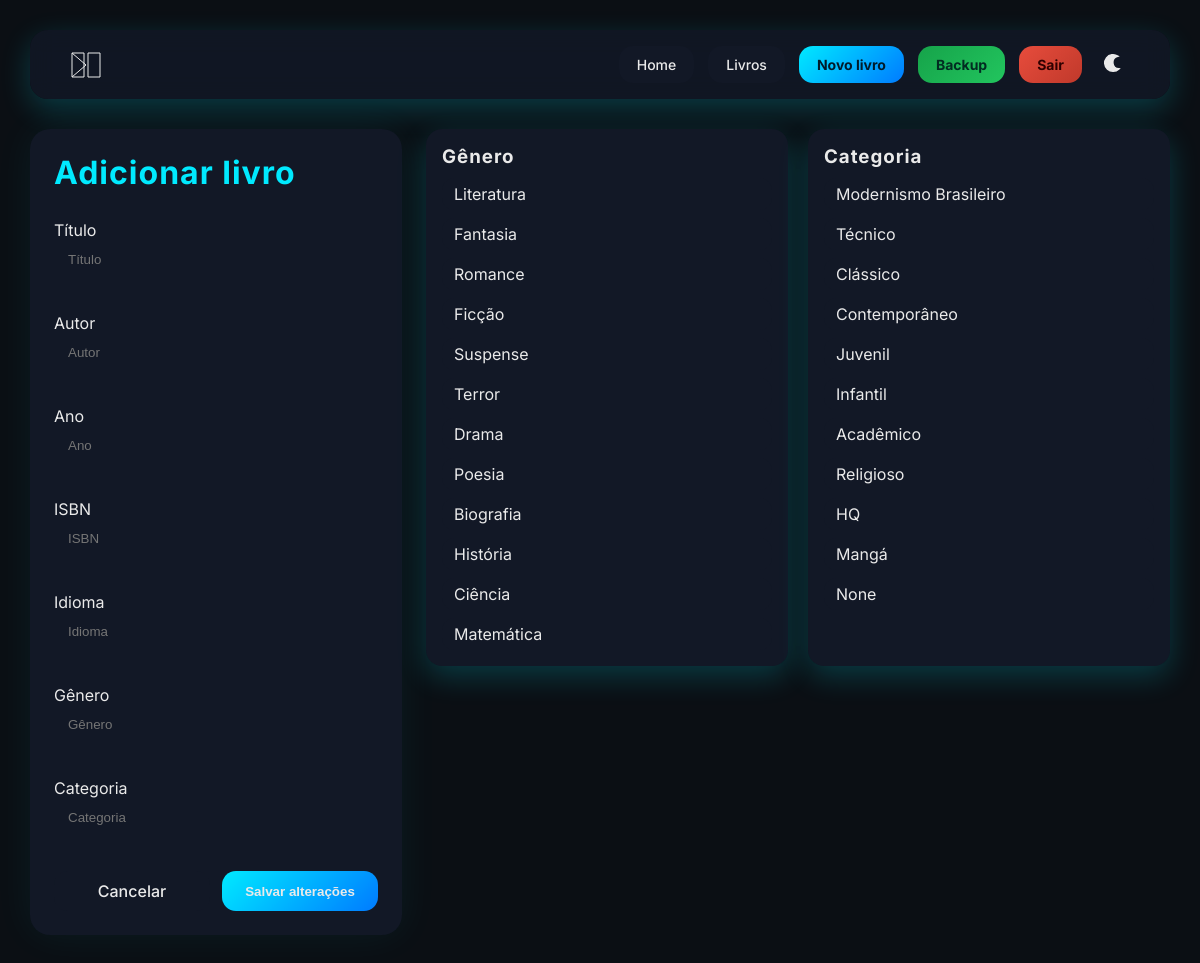
The page /livro/novo (signed in) on the database its author committed.
### tables this page shows
CREATE TABLE categories (
        id INTEGER PRIMARY KEY AUTOINCREMENT,
        nome TEXT UNIQUE
    );

CREATE TABLE genres (
        id INTEGER PRIMARY KEY AUTOINCREMENT,
        nome TEXT UNIQUE
    );

### app.py (the view, shortened to what this page needs)
@app.route("/livro/novo", methods=["GET", "POST"])
@login_required()
def livro_novo():
    conn = get_connection()
    cur = conn.cursor()
    cur.execute("SELECT nome FROM categories")
    categorias = cur.fetchall()
    cur.execute("SELECT nome FROM genres")
    generos = cur.fetchall()
    conn.close()
    return render_template(
        "livro_novo.html",
        categorias=categorias,
        generos=generos
    )

### app.py (called while the page is built)
def login_required():
    def decorator(f):
        @wraps(f)
        def wrapper(*args, **kwargs):
            if "user_id" not in session:
                return redirect("/login")
            return f(*args, **kwargs)
        return wrapper
    return decorator

@app.before_request
def init_db():
    global db_ok
    if not db_ok:
        conn = get_connection()
        create_tables(conn)
        conn.close()
        db_ok = True

### database.py (called while the page is built)
def get_connection():
    conn = sqlite3.connect(DB_NAME)
    conn.row_factory = sqlite3.Row
    return conn

### templates/livro_novo.html
{% extends "base.html" %}
{% block content %}
<div class="page-center">
    <div class="novo-livro-layout">
        <form method="post" class="livro-form">
            <h1>Adicionar livro</h1>
            <label>
                Título
                <input placeholder="Título" name="titulo" required>
            </label>
            <label>
                Autor
                <input placeholder="Autor" name="autor" required>
            </label>
            <label>
                Ano
                <input placeholder="Ano" name="ano" type="number">
            </label>
            <label>
                ISBN
                <input placeholder="ISBN" name="isbn">
            </label>
            <label>
                Idioma
                <input placeholder="Idioma" name="idioma">
            </label>
            <label>
                Gênero
                <input placeholder="Gênero" name="categoria" id="input-categoria" placeholder="Digite ou clique">
            </label>
            <label>
                Categoria
                <input placeholder="Categoria" name="genero" id="input-genero" placeholder="Digite ou clique">
            </label>
            <div class="form-acoes">
                <a href="/livros" class="btn btn-editar">Cancelar</a>
                <button class="btn btn-primary">Salvar alterações</button>
            </div>
        </form>
        <div class="listas">
            <div class="lista-box">
                <h3>Gênero</h3>
                <ul>
                    {% for c in categorias %}
                        <li onclick="document.getElementById('input-categoria').value='{{ c.nome }}'">
                            {{ c.nome }}
                        </li>
                    {% endfor %}
                </ul>
            </div>
            <div class="lista-box">
                <h3>Categoria</h3>
                <ul>
                    {% for g in generos %}
                        <li onclick="document.getElementById('input-genero').value='{{ g.nome }}'">
                            {{ g.nome }}
                        </li>
                    {% endfor %}
                </ul>
            </div>
        </div>
    </div>
</div>
{% endblock %}

### static/style.css (style rules this page uses)
* { margin: 0; padding: 0; box-sizing: border-box; }
body { min-height: 100vh; padding: 30px; background: var(--bg); color: var(--text); font-family: 'Inter', Arial, sans-serif; }
.btn, .top-btn { padding: 10px 18px; border-radius: 14px; background: #1a1a1a; color: var(--text); text-decoration: none; font-weight: 500; position: relative; overflow: hidden; cursor: pointer; transition: all 0.25s ease; border: none; }
.btn::after, .top-btn::after { content: ""; position: absolute; inset: 0; background: linear-gradient( 120deg, transparent, rgba(0, 255, 255, 0.35), transparent ); transform: translateX(-120%); transition: transform 0.4s; }
.btn-primary, .top-btn.destaque { background: linear-gradient(135deg, #00eaff, #007bff); color: var(--text); font-weight: 700; }
h1, h2, h3 { color: var(--accent); margin-bottom: 14px; letter-spacing: 1px; }
form { background: color-mix(in srgb, var(--bg-card) 85%, transparent); backdrop-filter: blur(12px); padding: 24px; border-radius: 20px; box-shadow: 0 10px 30px color-mix(in srgb, var(--accent) 20%, transparent); margin-bottom: 24px; }
label { font-size: 16px; color: var(--text); display: block; margin-bottom: 6px; }
input, select { width: 100%; padding: 12px 14px; border-radius: 12px; border: none; background: var(--bg-soft, var(--accent-sof)); color: var(--text); outline: none; margin-bottom: 14px; transition: box-shadow 0.25s, background 0.25s; }
.btn-editar { background: var(--bg-card); display: block; text-align: center; }
.novo-livro-layout { display: grid; grid-template-columns: 1fr 2fr; gap: 24px; align-items: flex-start; }
.livro-form { background: var(--bg-card); backdrop-filter: blur(12px); padding: 24px; border-radius: 20px; box-shadow: 0 0 40px rgba(0, 255, 255, 0.06); display: flex; flex-direction: column; gap: 14px; }
.listas { display: flex; flex-direction: row; gap: 20px; }
.lista-box { flex: 1; min-width: 150px; background: var(--bg-card); backdrop-filter: blur(12px); padding: 16px; border-radius: 16px; box-shadow:0 10px 30px color-mix(in srgb, var(--accent) 20%, transparent); }
.lista-box h3 { color: var(--text); margin-bottom: 10px; }
.lista-box ul { list-style: none; display: flex; flex-direction: column; gap: 8px; }
.lista-box li { padding: 6px 12px; border-radius: 12px; background: var(--bg-card); cursor: pointer; transition: all 0.25s ease; }
.form-acoes { display: flex; gap: 12px; }
.form-acoes .btn { flex: 1; text-align: center; }
.btn-primary { animation: pulseGlow 2.5s infinite; }
.btn::before { content: ""; position: absolute; width: 120%; height: 120%; top: 50%; left: 50%; background: radial-gradient(circle, rgba(255,255,255,0.25) 10%, transparent 60%); transform: translate(-50%, -50%) scale(0); opacity: 0; transition: transform .4s, opacity .4s; }
:root { --bg: #0b0f14; --bg-card: #121826; --text: #eaeaea; --accent: #00eaff; --border: rgba(255,255,255,0.08); }
:root { --skeleton-base: #e3ebf3; --skeleton-highlight: #f2f7fc; }
[data-theme="dark"] { --skeleton-base: #1f2a36; --skeleton-highlight: #2b3a4a; }
:root { --bar-bg: #e5e7eb; --bar-ok: #4caf50; --bar-alerta: #ff9800; --bar-late: #f44336; --bar-text: #111827; }
[data-theme="dark"] { --bar-bg: #1f2937; --bar-text: #e5e7eb; }

### rows shown on the page
categories: nome "Literatura"
categories: nome "Fantasia"
categories: nome "Romance"
categories: nome "Ficção"
categories: nome "Suspense"
categories: nome "Terror"
categories: nome "Drama"
categories: nome "Poesia"
categories: nome "Biografia"
categories: nome "História"
categories: nome "Ciência"
categories: nome "Matemática"
genres: nome "Modernismo Brasileiro"
genres: nome "Técnico"
genres: nome "Clássico"
genres: nome "Contemporâneo"
genres: nome "Juvenil"
genres: nome "Infantil"
genres: nome "Acadêmico"
genres: nome "Religioso"
genres: nome "HQ"
genres: nome "Mangá"
genres: nome "None"
